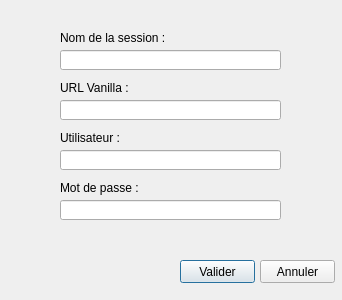
<?xml version="1.0" encoding="UTF-8"?>
<ui version="4.0">
 <class>CreateSession</class>
 <widget class="QDialog" name="CreateSession">
  <property name="geometry">
   <rect>
    <x>0</x>
    <y>0</y>
    <width>342</width>
    <height>300</height>
   </rect>
  </property>
  <property name="windowTitle">
   <string>Session</string>
  </property>
  <widget class="QLineEdit" name="line_Name">
   <property name="geometry">
    <rect>
     <x>60</x>
     <y>50</y>
     <width>221</width>
     <height>20</height>
    </rect>
   </property>
  </widget>
  <widget class="QLineEdit" name="line_URL">
   <property name="geometry">
    <rect>
     <x>60</x>
     <y>100</y>
     <width>221</width>
     <height>20</height>
    </rect>
   </property>
  </widget>
  <widget class="QLineEdit" name="line_User">
   <property name="geometry">
    <rect>
     <x>60</x>
     <y>150</y>
     <width>221</width>
     <height>20</height>
    </rect>
   </property>
  </widget>
  <widget class="QLineEdit" name="line_Pwd">
   <property name="geometry">
    <rect>
     <x>60</x>
     <y>200</y>
     <width>221</width>
     <height>20</height>
    </rect>
   </property>
  </widget>
  <widget class="QLabel" name="label_SessionName">
   <property name="geometry">
    <rect>
     <x>60</x>
     <y>30</y>
     <width>121</width>
     <height>16</height>
    </rect>
   </property>
   <property name="text">
    <string>Nom de la session :</string>
   </property>
  </widget>
  <widget class="QLabel" name="label_Mdp">
   <property name="geometry">
    <rect>
     <x>60</x>
     <y>180</y>
     <width>81</width>
     <height>16</height>
    </rect>
   </property>
   <property name="text">
    <string>Mot de passe :</string>
   </property>
  </widget>
  <widget class="QLabel" name="label_URL">
   <property name="geometry">
    <rect>
     <x>60</x>
     <y>80</y>
     <width>221</width>
     <height>16</height>
    </rect>
   </property>
   <property name="text">
    <string>URL Vanilla :</string>
   </property>
  </widget>
  <widget class="QLabel" name="label_User">
   <property name="geometry">
    <rect>
     <x>60</x>
     <y>130</y>
     <width>121</width>
     <height>16</height>
    </rect>
   </property>
   <property name="text">
    <string>Utilisateur :</string>
   </property>
  </widget>
  <widget class="QPushButton" name="push_Confirm">
   <property name="geometry">
    <rect>
     <x>180</x>
     <y>260</y>
     <width>75</width>
     <height>23</height>
    </rect>
   </property>
   <property name="text">
    <string>Valider</string>
   </property>
  </widget>
  <widget class="QPushButton" name="pushClose">
   <property name="geometry">
    <rect>
     <x>260</x>
     <y>260</y>
     <width>75</width>
     <height>23</height>
    </rect>
   </property>
   <property name="text">
    <string>Annuler</string>
   </property>
  </widget>
 </widget>
 <resources/>
 <connections/>
</ui>
